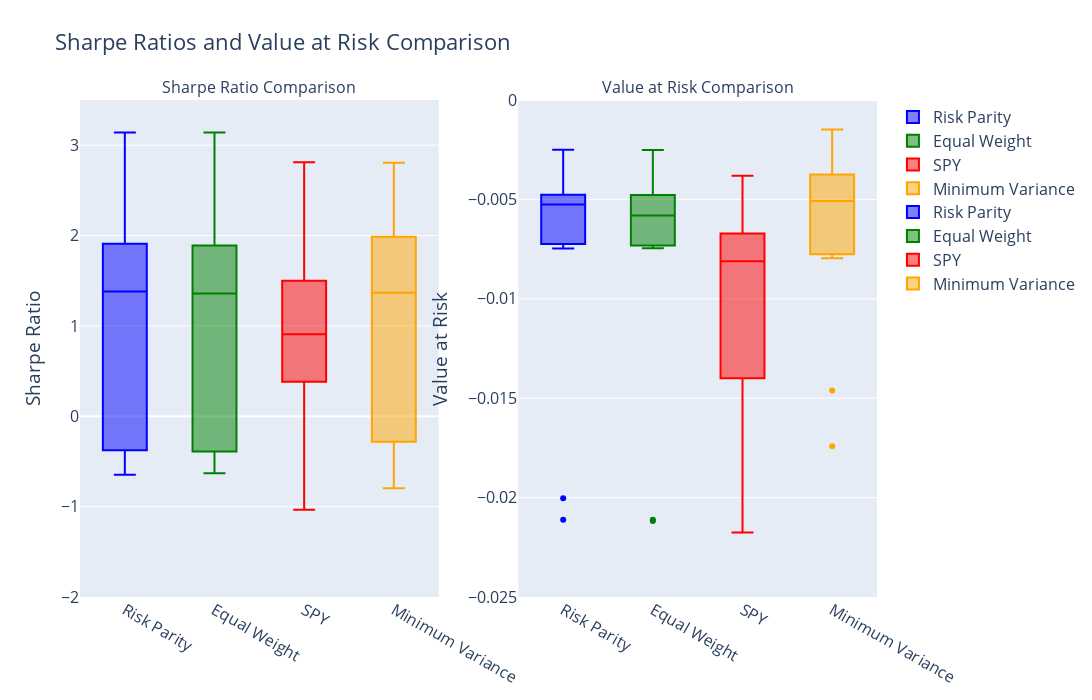

Notebook source saved alongside this figure:
### Markdown cell above
Pre-COVID period

### Code cell
params = {
        "i": 63 ,
        "j": 189,
        "k": 63,
        "start_date": "2015-01-01",
        "end_date": "2019-06-01",
        "tickers": ['SPHQ','SPYD','SPLV','IVE','SPMO']
        }

rp_metrics, rp_port,rp_return = rolling_rp_optimization(**params)
ew_metrics,ew_port = rolling_equal_weight_BT(**params)
spy_metrics,spy_port = rolling_backtest_SPY(params["i"], params["j"], params["k"], params["start_date"], params["end_date"])
mv_metrics,mv_port,mv_return = rolling_min_var_optimization(**params)


from plotly.subplots import make_subplots
import plotly.graph_objects as go



def plot_ratios(column_name, k, l):
    # Combine ratios into a single DataFrame
    ratios = pd.concat(
        [
            rp_metrics[column_name].rename("Risk Parity"),
            ew_metrics[column_name].rename("Equal Weight"),
            spy_metrics[column_name].rename("SPY"),
            mv_metrics[column_name].rename("Minimum Variance")
        ],
        axis=1
    )

    # Create and display the box plot using Plotly
    fig = go.Figure()

    # Add box plots for each column in ratios
    for column in ratios.columns:
        fig.add_trace(go.Box(y=ratios[column], name=column))

    # Update layout for better visualization
    fig.update_layout(
        title=f"{column_name} ratios Comparison",
        yaxis_title=column_name,
        xaxis_title="Portfolio Types",
        boxmode="group",  # Better layout for comparison
        height=1000,       # Increase figure height
        width=1000,        # Increase figure width
        font=dict(size=10), # Font size for better readability
        yaxis=dict(
            title=column_name,
            range=[k, l]  # Set custom y-axis range
        )
    )

    # Return the figure object
    return fig



# Create subplots layout
fig = make_subplots(
    rows=1, cols=2,
    subplot_titles=["Sharpe Ratio Comparison", "Value at Risk Comparison"]
)

# Plot Sharpe Ratio and VaR figures
sharpe_fig = plot_ratios('Sharpe Ratio', -2, 3.5)
var_fig = plot_ratios('VaR (at 95% confidence)', -0.04, 0.005)

# Add traces with consistent colors
add_colored_traces(fig, sharpe_fig, row=1, col=1)
add_colored_traces(fig, var_fig, row=1, col=2)

# Update layout for the subplots with separate y-axis ranges
fig.update_layout(
    title="Sharpe Ratios and Value at Risk Comparison",
    height=700,
    width=1500,
    font=dict(size=16),
    yaxis1=dict(
        title="Sharpe Ratio",
        range=[-2, 3.5]
    ),
    yaxis2=dict(
        title="Value at Risk",
        range=[-0.025, 0]
    )
)

# Show the plot
fig.show()

### Figure 1 — Plotly figure (JSON) as saved in the notebook; plotly's stock layout.template omitted (floating-point values rounded to 4 significant figures)
{"data": [{"marker": {"color": "blue"}, "name": "Risk Parity", "type": "box", "xaxis": "x", "y": [-0.647, 1.925, 1.381, 0.9602, 1.861, 3.141, -0.6291, 1.75, -0.4856, -0.05174, 2.32, null, null, null], "yaxis": "y"}, {"marker": {"color": "green"}, "name": "Equal Weight", "type": "box", "xaxis": "x", "y": [-0.6266, 1.901, 1.358, 0.9445, 1.855, 3.141, -0.6293, 1.765, -0.4994, -0.06011, 2.279, null, null, null], "yaxis": "y"}, {"marker": {"color": "red"}, "name": "SPY", "type": "box", "xaxis": "x", "y": [0.4973, 0.2312, 0.3812, 0.8453, 1.15, 1.501, 0.9681, 1.316, 2.585, -0.1363, 0.5851, 2.118, -1.034, 2.81], "yaxis": "y"}, {"marker": {"color": "orange"}, "name": "Minimum Variance", "type": "box", "xaxis": "x", "y": [-0.7964, 2.008, 1.368, 1.164, 1.927, 2.618, -0.6123, 1.7, -0.3829, 0.02137, 2.807, null, null, null], "yaxis": "y"}, {"marker": {"color": "blue"}, "name": "Risk Parity", "type": "box", "xaxis": "x2", "y": [-0.006535, -0.004804, -0.004652, -0.005237, -0.002497, -0.004748, -0.02111, -0.007468, -0.006581, -0.02003, -0.005254, null, null, null], "yaxis": "y2"}, {"marker": {"color": "green"}, "name": "Equal Weight", "type": "box", "xaxis": "x2", "y": [-0.006875, -0.004889, -0.004451, -0.005287, -0.002519, -0.004748, -0.02112, -0.007463, -0.006272, -0.02118, -0.005813, null, null, null], "yaxis": "y2"}, {"marker": {"color": "red"}, "name": "SPY", "type": "box", "xaxis": "x2", "y": [-0.014, -0.01895, -0.009465, -0.007933, -0.007123, -0.003814, -0.006719, -0.006823, -0.003885, -0.02175, -0.0112, -0.006559, -0.02617, -0.008289], "yaxis": "y2"}, {"marker": {"color": "orange"}, "name": "Minimum Variance", "type": "box", "xaxis": "x2", "y": [-0.005556, -0.004061, -0.002922, -0.003637, -0.001487, -0.004507, -0.01461, -0.007176, -0.007957, -0.01742, -0.005076, null, null, null], "yaxis": "y2"}], "layout": {"annotations": [{"font": {"size": 16}, "showarrow": false, "text": "Sharpe Ratio Comparison", "x": 0.225, "xanchor": "center", "xref": "paper", "y": 1, "yanchor": "bottom", "yref": "paper"}, {"font": {"size": 16}, "showarrow": false, "text": "Value at Risk Comparison", "x": 0.775, "xanchor": "center", "xref": "paper", "y": 1, "yanchor": "bottom", "yref": "paper"}], "font": {"size": 16}, "height": 700, "title": {"text": "Sharpe Ratios and Value at Risk Comparison"}, "width": 1500, "xaxis": {"anchor": "y", "domain": [0, 0.45]}, "xaxis2": {"anchor": "y2", "domain": [0.55, 1]}, "yaxis": {"anchor": "x", "domain": [0, 1], "range": [-2, 3.5], "title": {"text": "Sharpe Ratio"}}, "yaxis2": {"anchor": "x2", "domain": [0, 1], "range": [-0.025, 0], "title": {"text": "Value at Risk"}}}}
